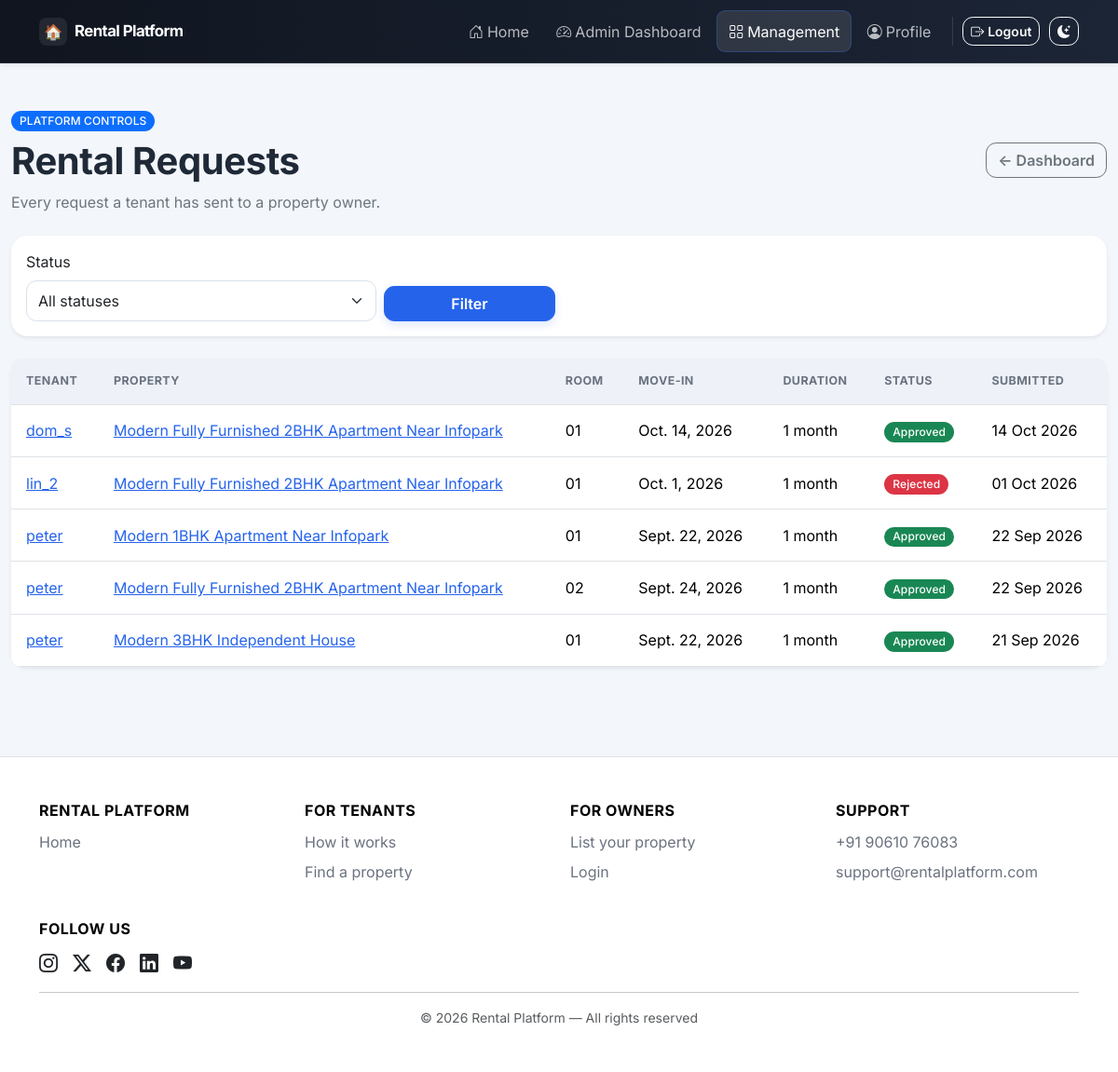
Page /admin-dashboard/rental-requests/ (signed in) on the committed database.
### bookings/models.py (models this page shows, shortened)
class RentalRequest(models.Model):
    class Status(models.TextChoices):
        PENDING = "PENDING", "Pending"
        APPROVED = "APPROVED", "Approved"
        REJECTED = "REJECTED", "Rejected"
        CANCELLED = "CANCELLED", "Cancelled"
    tenant = models.ForeignKey(settings.AUTH_USER_MODEL, on_delete=models.CASCADE, related_name="rental_requests")
    property = models.ForeignKey(Property, on_delete=models.CASCADE, related_name="rental_requests")
    room = models.ForeignKey(Room, on_delete=models.SET_NULL, null=True, blank=True, related_name="rental_requests")
    move_in_date = models.DateField()
    duration_months = models.PositiveSmallIntegerField(
        "Rental duration (months)",
        default=MIN_RENTAL_MONTHS,
        validators=[MinValueValidator(MIN_RENTAL_MONTHS), MaxValueValidator(MAX_RENTAL_MONTHS)],
    )
    message = models.TextField(blank=True)
    status = models.CharField(max_length=12, choices=Status.choices, default=Status.PENDING, db_index=True)
    owner_note = models.TextField(blank=True)
    created_at = models.DateTimeField(auto_now_add=True)
    updated_at = models.DateTimeField(auto_now=True)
    class Meta:
        ordering = ["-created_at"]
    def duration_display(self):
        return format_duration(self.duration_months)

### accounts/models.py (models this page shows, shortened)
class User(AbstractUser):
    class Role(models.TextChoices):
        ADMIN = "ADMIN", "Admin"
        OWNER = "OWNER", "Property Owner"
        TENANT = "TENANT", "Tenant"
        TECHNICIAN = "TECHNICIAN", "Technician"
    email = models.EmailField(unique=True)
    phone = models.CharField(max_length=15, blank=True)
    profile_image = models.ImageField(upload_to="profiles/", blank=True, null=True)
    role = models.CharField(max_length=10, choices=Role.choices, default=Role.TENANT)

### properties/models.py (models this page shows, shortened)
class Property(models.Model):
    class PropertyType(models.TextChoices):
        APARTMENT = "APARTMENT", "Apartment"
        HOUSE = "HOUSE", "House"
        VILLA = "VILLA", "Villa"
        STUDIO = "STUDIO", "Studio"
        PG = "PG", "PG / Shared Accommodation"
        OFFICE = "OFFICE", "Office"
        OTHER = "OTHER", "Other"
    owner = models.ForeignKey(
        settings.AUTH_USER_MODEL,
        on_delete=models.CASCADE,
        related_name="properties",
    )
    title = models.CharField(max_length=200)
    description = models.TextField()
    property_type = models.CharField(max_length=20, choices=PropertyType.choices)
    location = models.CharField(max_length=150, db_index=True)
    address = models.TextField()
    latitude = models.DecimalField(
        max_digits=9,
        decimal_places=6,
        null=True,
        blank=True,
        validators=[MinValueValidator(-90), MaxValueValidator(90)],
    )
    longitude = models.DecimalField(
        max_digits=9,
        decimal_places=6,
        null=True,
        blank=True,
        validators=[MinValueValidator(-180), MaxValueValidator(180)],
    )
    number_of_rooms = models.PositiveIntegerField(default=1)
    rent = models.DecimalField(max_digits=12, decimal_places=2, validators=[MinValueValidator(0)])
    available = models.BooleanField(default=True, db_index=True)
    class VerificationStatus(models.TextChoices):
        PENDING = "PENDING", "Pending review"
        VERIFIED = "VERIFIED", "Verified"
        REJECTED = "REJECTED", "Needs changes"
    verification_status = models.CharField(max_length=12, choices=VerificationStatus.choices, default=VerificationStatus.PENDING, db_index=True)
    verification_note = models.CharField(max_length=300, blank=True)
    amenities = models.ManyToManyField(Amenity, blank=True, related_name="properties")
    created_at = models.DateTimeField(auto_now_add=True)
    updated_at = models.DateTimeField(auto_now=True)
    class Meta:
        ordering = ["-created_at"]

class Room(models.Model):
    class RoomType(models.TextChoices):
        SINGLE = "SINGLE", "Single"
        DOUBLE = "DOUBLE", "Double"
        SHARED = "SHARED", "Shared"
        MASTER = "MASTER", "Master"
        OTHER = "OTHER", "Other"
    property = models.ForeignKey(Property, on_delete=models.CASCADE, related_name="rooms")
    room_number = models.CharField(max_length=50)
    room_type = models.CharField(max_length=20, choices=RoomType.choices, default=RoomType.SINGLE)
    rent = models.DecimalField(max_digits=12, decimal_places=2, validators=[MinValueValidator(0)])
    available = models.BooleanField(default=True)
    description = models.TextField(blank=True)
    class Meta:
        ordering = ["room_number"]
        constraints = [
            models.UniqueConstraint(fields=["property", "room_number"], name="unique_room_number_per_property")
        ]

### core/views.py (the view)
# urls.py: path("admin-dashboard/rental-requests/", views.admin_rental_requests, name="admin_rental_requests"),
@login_required
def admin_rental_requests(request):
    if not _admin_only(request):
        messages.error(request, "Admin access is required.")
        return redirect("accounts:dashboard")
    requests_qs = RentalRequest.objects.select_related("tenant", "property", "room")
    status = request.GET.get("status", "").strip()
    if status in dict(RentalRequest.Status.choices):
        requests_qs = requests_qs.filter(status=status)
    return render(request, "core/admin_rental_requests.html", {
        "requests": requests_qs,
        "statuses": RentalRequest.Status.choices,
        "selected_status": status,
    })

### bookings/utils.py (called while the page is built)
def format_duration(months):
    if not months:
        return ""
    years, rem = divmod(months, 12)
    parts = []
    if years:
        parts.append(f"{years} year{'s' if years != 1 else ''}")
    if rem:
        parts.append(f"{rem} month{'s' if rem != 1 else ''}")
    return " ".join(parts)

### core/views.py (called while the page is built)
def _admin_only(request):
    return request.user.is_authenticated and (request.user.is_superuser or request.user.role == User.Role.ADMIN)

### templates/core/admin_rental_requests.html (shortened to what this page needs)
{% extends "base.html" %}
{% block content %}
<div class="container py-5">
  <div class="d-flex flex-wrap justify-content-between align-items-center gap-3 mb-4">
    <div>
      <span class="badge text-bg-primary">PLATFORM CONTROLS</span>
      <h1 class="fw-bold mt-2">Rental Requests</h1>
      <p class="text-secondary mb-0">Every request a tenant has sent to a property owner.</p>
    </div>
    <a class="btn btn-outline-secondary" href="{% url 'core:admin_dashboard' %}">&larr; Dashboard</a>
  </div>
  <form class="card border-0 shadow-sm p-3 mb-4" method="get">
    <div class="row g-2 align-items-end">
      <div class="col-md-4">
        <label class="form-label">Status</label>
        <select name="status" class="form-select">
          <option value="">All statuses</option>
        </select>
      </div>
      <div class="col-md-2"><button class="btn btn-primary w-100">Filter</button></div>
    </div>
  </form>
  <div class="card border-0 shadow-sm">
    <div class="table-responsive">
      <table class="table align-middle mb-0">
        <thead>
          <tr><th>Tenant</th><th>Property</th><th>Room</th><th>Move-in</th><th>Duration</th><th>Status</th><th>Submitted</th></tr>
        </thead>
        <tbody>
          {% for item in requests %}
          <tr>
            <td><a href="{% url 'core:admin_user_detail' item.tenant.pk %}">{{ item.tenant.username }}</a></td>
            <td><a href="{% url 'core:admin_property_detail' item.property.pk %}">{{ item.property.title }}</a></td>
            <td>{% if item.room %}{{ item.room.room_number }}{% else %}Entire property{% endif %}</td>
            <td>{{ item.move_in_date }}</td>
            <td>{{ item.duration_display }}</td>
            <td><span class="badge {% if item.status == 'APPROVED' %}text-bg-success{% elif item.status == 'REJECTED' %}text-bg-danger{% elif item.status == 'CANCELLED' %}text-bg-secondary{% else %}text-bg-warning{% endif %}">{{ item.get_status_display }}</span></td>
            <td>{{ item.created_at|date:"d M Y" }}</td>
          </tr>
          {% empty %}
          <tr><td colspan="7" class="text-center text-secondary py-5">No rental requests found.</td></tr>
          {% endfor %}
        </tbody>
      </table>
    </div>
  </div>
</div>
{% endblock %}

### static/css/style.css (style rules this page uses)
:root { --brand-primary: #2f6feb; --brand-primary-dark: #244fb0; --brand-accent: #10b981; --brand-warning: #f59e0b; --brand-danger: #ef4444; --brand-bg: #f6f8fb; --brand-card-border: #e7ebf1; --brand-text: #1f2937; --brand-text-muted: #6b7280; --brand-surface: #ffffff; --brand-surface-alt: #eef2f8; --brand-hero-start: #eaf1ff; --brand-hero-middle: #f5faff; --brand-hero-end: #ffffff; --radius-lg: 1rem; --radius-md: 0.65rem; --shadow-soft: 0 4px 16px rgba(17, 24, 39, 0.06); --shadow-hover: 0 10px 24px rgba(17, 24, 39, 0.12); }
body { min-height: 100vh; background-color: var(--brand-bg); color: var(--brand-text); font-family: "Inter", -apple-system, BlinkMacSystemFont, "Segoe UI", Roboto, sans-serif; }
h1, h2, h3, h4, h5, h6 { font-family: "Inter", -apple-system, BlinkMacSystemFont, "Segoe UI", Roboto, sans-serif; letter-spacing: -0.01em; }
.btn { border-radius: var(--radius-md); font-weight: 500; transition: transform 0.12s ease, box-shadow 0.12s ease, background-color 0.12s ease, border-color 0.12s ease; }
.btn-primary { background-color: var(--brand-primary); border-color: var(--brand-primary); }
.btn-outline-secondary, .btn-outline-danger, .btn-outline-light { font-weight: 500; }
.card { border-radius: var(--radius-lg); border: 1px solid var(--brand-card-border); box-shadow: var(--shadow-soft); transition: box-shadow 0.15s ease, transform 0.15s ease; }
form input, form select, form textarea { width: 100%; padding: 10px 12px; border: 1px solid var(--bs-border-color); border-radius: var(--radius-md); background-color: var(--bs-body-bg); color: var(--bs-body-color); }
.table { border-radius: var(--radius-md); overflow: hidden; }
.table td { vertical-align: middle; }
.table thead { --bs-table-bg: var(--brand-surface-alt); }
.badge { border-radius: 999px; font-weight: 500; padding: 0.4em 0.75em; }
main a:not(.btn):not(.nav-link):not(.navbar-brand):not(.dashboard-card) { color: var(--brand-primary); }
:root { --brand-primary: #2563eb; --brand-primary-dark: #1d4ed8; --brand-accent: #0f9f8f; --brand-bg: #f3f6fb; --brand-card-border: #e3e9f2; --radius-lg: 1.1rem; --shadow-soft: 0 8px 26px rgba(15, 23, 42, .055); --shadow-hover: 0 16px 34px rgba(15, 23, 42, .11); }
main > .container { max-width: 1240px; }
.card, .workflow-card, .hero-panel, .empty-state-card { border-radius: var(--radius-lg) !important; }
.card { border: 1px solid var(--brand-card-border); box-shadow: var(--shadow-soft); }
.btn { border-radius: .7rem; font-weight: 600; transition: transform .16s ease, box-shadow .16s ease, background .16s ease; }
.btn-primary { box-shadow: 0 4px 10px rgba(37, 99, 235, .15); }
.form-control, .form-select { min-height: 44px; border-radius: .7rem; border-color: #d9e1ec; }
.table thead th { background: var(--brand-surface-alt); color: var(--brand-text-muted); font-size: .78rem; font-weight: 700; letter-spacing: .035em; text-transform: uppercase; white-space: nowrap; }
.table > :not(caption) > * > * { padding: .95rem 1rem; }
.badge { letter-spacing: .01em; }

### rows in the picture
RentalRequest: tenant.username "dom_s", property "Modern Fully Furnished 2BHK Apartment Near Infopark", room.room_number "01", move_in_date "Oct. 14, 2026", duration_display "1 month", status "Approved", created_at "14 Oct 2026"
RentalRequest: tenant.username "lin_2", property "Modern Fully Furnished 2BHK Apartment Near Infopark", room.room_number "01", move_in_date "Oct. 1, 2026", duration_display "1 month", status "Rejected", created_at "01 Oct 2026"
RentalRequest: tenant.username "peter", property "Modern 1BHK Apartment Near Infopark", room.room_number "01", move_in_date "Sept. 22, 2026", duration_display "1 month", status "Approved", created_at "22 Sep 2026"
RentalRequest: tenant.username "peter", property "Modern Fully Furnished 2BHK Apartment Near Infopark", room.room_number "02", move_in_date "Sept. 24, 2026", duration_display "1 month", status "Approved", created_at "22 Sep 2026"
RentalRequest: tenant.username "peter", property "Modern 3BHK Independent House", room.room_number "01", move_in_date "Sept. 22, 2026", duration_display "1 month", status "Approved", created_at "21 Sep 2026"
